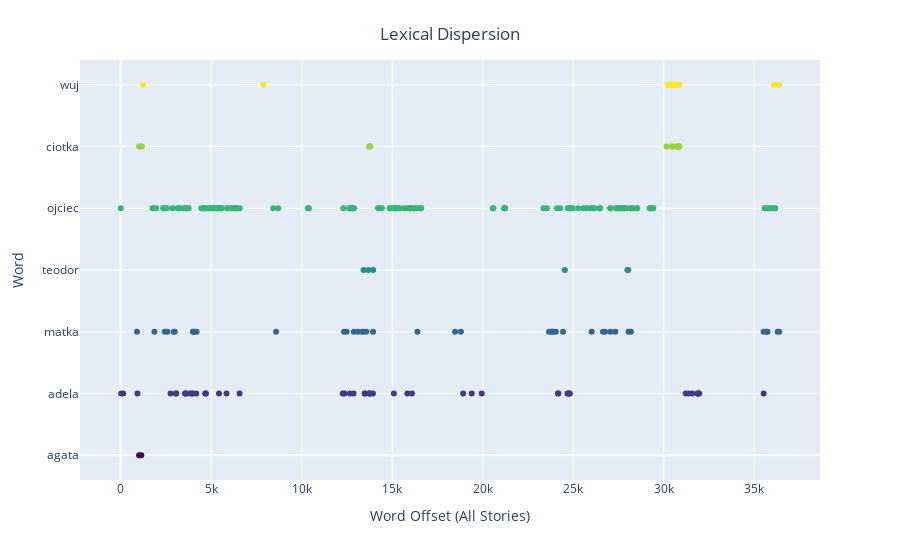

Notebook code cell kept with this figure:
### Code cell
dispersion_plotly(ntext, characters)

### Figure 1 — Plotly figure (JSON) as saved in the notebook; plotly's stock layout.template omitted (floating-point values rounded to 4 significant figures; data arrays with more than 128 entries replaced by an {"elided": "..."} marker saying what was removed)
{"data": [{"hoverlabel": {"namelength": 0}, "hovertemplate": "x=%{x}<br>y=%{y}<br>color=%{marker.color}", "legendgroup": "", "marker": {"color": {"elided": "263 int values"}, "coloraxis": "coloraxis", "symbol": "circle"}, "mode": "markers", "name": "", "showlegend": false, "type": "scatter", "x": {"elided": "263 int values"}, "xaxis": "x", "y": {"elided": "263 int values"}, "yaxis": "y"}], "layout": {"coloraxis": {"colorbar": {"title": {"text": "color"}}, "colorscale": [[0, "#440154"], [0.1111, "#482878"], [0.2222, "#3e4989"], [0.3333, "#31688e"], [0.4444, "#26828e"], [0.5556, "#1f9e89"], [0.6667, "#35b779"], [0.7778, "#6ece58"], [0.8889, "#b5de2b"], [1, "#fde725"]], "showscale": false}, "legend": {"tracegroupgap": 0}, "margin": {"t": 60}, "title": {"text": "Lexical Dispersion", "x": 0.5, "xanchor": "center", "y": 0.95, "yanchor": "top"}, "xaxis": {"anchor": "y", "domain": [0, 1], "title": {"text": "Word Offset (All Stories)"}}, "yaxis": {"anchor": "x", "domain": [0, 1], "tickmode": "array", "ticktext": ["agata", "adela", "matka", "teodor", "ojciec", "ciotka", "wuj"], "tickvals": [0, 1, 2, 3, 4, 5, 6], "title": {"text": "Word"}}}}
